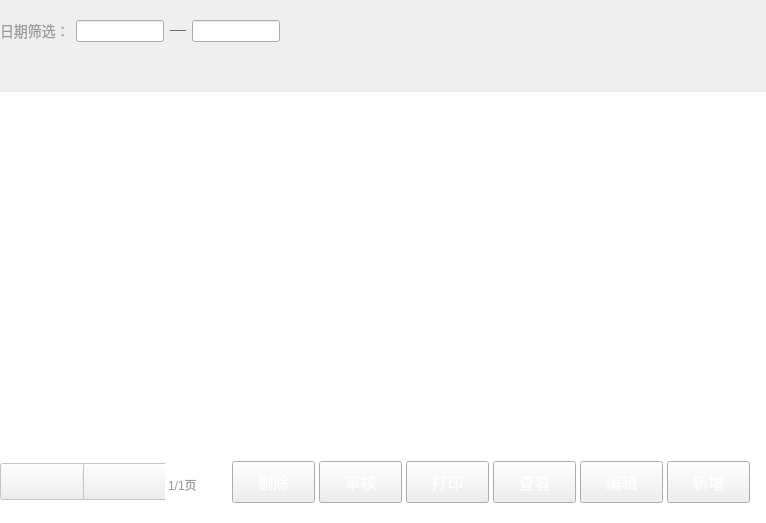
<?xml version="1.0" encoding="UTF-8"?>
<ui version="4.0">
 <class>ReportLossWidget</class>
 <widget class="QWidget" name="ReportLossWidget">
  <property name="geometry">
   <rect>
    <x>0</x>
    <y>0</y>
    <width>766</width>
    <height>523</height>
   </rect>
  </property>
  <property name="sizeIncrement">
   <size>
    <width>76</width>
    <height>52</height>
   </size>
  </property>
  <property name="baseSize">
   <size>
    <width>766</width>
    <height>523</height>
   </size>
  </property>
  <property name="windowTitle">
   <string>Form</string>
  </property>
  <layout class="QVBoxLayout" name="verticalLayout">
   <property name="spacing">
    <number>0</number>
   </property>
   <property name="leftMargin">
    <number>0</number>
   </property>
   <property name="topMargin">
    <number>0</number>
   </property>
   <property name="rightMargin">
    <number>0</number>
   </property>
   <property name="bottomMargin">
    <number>0</number>
   </property>
   <item>
    <widget class="QWidget" name="topWidget" native="true">
     <property name="minimumSize">
      <size>
       <width>0</width>
       <height>62</height>
      </size>
     </property>
     <property name="maximumSize">
      <size>
       <width>16777215</width>
       <height>62</height>
      </size>
     </property>
     <property name="sizeIncrement">
      <size>
       <width>76</width>
       <height>6</height>
      </size>
     </property>
     <property name="baseSize">
      <size>
       <width>766</width>
       <height>62</height>
      </size>
     </property>
     <layout class="QHBoxLayout" name="horizontalLayout">
      <property name="spacing">
       <number>0</number>
      </property>
      <property name="leftMargin">
       <number>0</number>
      </property>
      <property name="topMargin">
       <number>0</number>
      </property>
      <property name="rightMargin">
       <number>0</number>
      </property>
      <property name="bottomMargin">
       <number>0</number>
      </property>
      <item>
       <widget class="QWidget" name="widget" native="true">
        <property name="minimumSize">
         <size>
          <width>280</width>
          <height>0</height>
         </size>
        </property>
        <property name="maximumSize">
         <size>
          <width>280</width>
          <height>16777215</height>
         </size>
        </property>
        <property name="styleSheet">
         <string notr="true"/>
        </property>
        <layout class="QHBoxLayout" name="horizontalLayout_2">
         <property name="spacing">
          <number>6</number>
         </property>
         <property name="leftMargin">
          <number>0</number>
         </property>
         <property name="topMargin">
          <number>0</number>
         </property>
         <property name="rightMargin">
          <number>0</number>
         </property>
         <property name="bottomMargin">
          <number>0</number>
         </property>
         <item>
          <widget class="QLabel" name="label">
           <property name="styleSheet">
            <string notr="true">font-size:14px;
color:#999999;</string>
           </property>
           <property name="text">
            <string>日期筛选：</string>
           </property>
          </widget>
         </item>
         <item>
          <widget class="QLineEdit" name="startDateEdit">
           <property name="styleSheet">
            <string notr="true">font-size:12px;
color:#999999;</string>
           </property>
           <property name="readOnly">
            <bool>true</bool>
           </property>
          </widget>
         </item>
         <item>
          <widget class="QWidget" name="widget_2" native="true">
           <property name="minimumSize">
            <size>
             <width>16</width>
             <height>1</height>
            </size>
           </property>
           <property name="maximumSize">
            <size>
             <width>16</width>
             <height>1</height>
            </size>
           </property>
           <property name="styleSheet">
            <string notr="true">border: 1px solid #6c6c6c;</string>
           </property>
          </widget>
         </item>
         <item>
          <widget class="QLineEdit" name="endDateEdit">
           <property name="styleSheet">
            <string notr="true">font-size:12px;
color:#999999;</string>
           </property>
           <property name="readOnly">
            <bool>true</bool>
           </property>
          </widget>
         </item>
        </layout>
       </widget>
      </item>
      <item>
       <spacer name="horizontalSpacer">
        <property name="orientation">
         <enum>Qt::Horizontal</enum>
        </property>
        <property name="sizeHint" stdset="0">
         <size>
          <width>215</width>
          <height>20</height>
         </size>
        </property>
       </spacer>
      </item>
      <item>
       <widget class="SearchEdit" name="searchWidget" native="true">
        <property name="minimumSize">
         <size>
          <width>262</width>
          <height>32</height>
         </size>
        </property>
        <property name="maximumSize">
         <size>
          <width>262</width>
          <height>32</height>
         </size>
        </property>
       </widget>
      </item>
     </layout>
    </widget>
   </item>
   <item>
    <widget class="QWidget" name="mainWidget" native="true">
     <layout class="QVBoxLayout" name="verticalLayout_2">
      <property name="spacing">
       <number>0</number>
      </property>
      <property name="leftMargin">
       <number>0</number>
      </property>
      <property name="topMargin">
       <number>0</number>
      </property>
      <property name="rightMargin">
       <number>0</number>
      </property>
      <property name="bottomMargin">
       <number>0</number>
      </property>
      <item>
       <widget class="ReportLossTitleWidget" name="titleWidget" native="true">
        <property name="minimumSize">
         <size>
          <width>0</width>
          <height>30</height>
         </size>
        </property>
        <property name="maximumSize">
         <size>
          <width>16777215</width>
          <height>30</height>
         </size>
        </property>
       </widget>
      </item>
      <item>
       <widget class="ReportLossListView" name="listView">
        <property name="styleSheet">
         <string notr="true">QListView{
border:none;
}</string>
        </property>
       </widget>
      </item>
      <item>
       <widget class="QWidget" name="bottomWidget" native="true">
        <property name="minimumSize">
         <size>
          <width>0</width>
          <height>62</height>
         </size>
        </property>
        <property name="maximumSize">
         <size>
          <width>16777215</width>
          <height>62</height>
         </size>
        </property>
        <property name="styleSheet">
         <string notr="true">QWidget#bottomWidget{
        background-color:#ffffff;
}</string>
        </property>
        <layout class="QHBoxLayout" name="horizontalLayout_3">
         <property name="spacing">
          <number>16</number>
         </property>
         <property name="leftMargin">
          <number>0</number>
         </property>
         <property name="topMargin">
          <number>0</number>
         </property>
         <property name="rightMargin">
          <number>16</number>
         </property>
         <property name="bottomMargin">
          <number>20</number>
         </property>
         <item>
          <widget class="QWidget" name="leftWidget" native="true">
           <property name="minimumSize">
            <size>
             <width>200</width>
             <height>0</height>
            </size>
           </property>
           <property name="maximumSize">
            <size>
             <width>200</width>
             <height>16777215</height>
            </size>
           </property>
           <layout class="QHBoxLayout" name="horizontalLayout_4">
            <property name="spacing">
             <number>0</number>
            </property>
            <property name="leftMargin">
             <number>0</number>
            </property>
            <property name="topMargin">
             <number>0</number>
            </property>
            <property name="rightMargin">
             <number>0</number>
            </property>
            <property name="bottomMargin">
             <number>0</number>
            </property>
            <item>
             <spacer name="horizontalSpacer_2">
              <property name="orientation">
               <enum>Qt::Horizontal</enum>
              </property>
              <property name="sizeHint" stdset="0">
               <size>
                <width>40</width>
                <height>20</height>
               </size>
              </property>
             </spacer>
            </item>
            <item>
             <widget class="QWidget" name="widget_5" native="true">
              <layout class="QHBoxLayout" name="horizontalLayout_5">
               <property name="spacing">
                <number>0</number>
               </property>
               <property name="leftMargin">
                <number>0</number>
               </property>
               <property name="topMargin">
                <number>0</number>
               </property>
               <property name="rightMargin">
                <number>0</number>
               </property>
               <property name="bottomMargin">
                <number>0</number>
               </property>
               <item>
                <widget class="QPushButton" name="lastPageButton">
                 <property name="enabled">
                  <bool>false</bool>
                 </property>
                 <property name="minimumSize">
                  <size>
                   <width>87</width>
                   <height>37</height>
                  </size>
                 </property>
                 <property name="maximumSize">
                  <size>
                   <width>87</width>
                   <height>37</height>
                  </size>
                 </property>
                 <property name="styleSheet">
                  <string notr="true">QPushButton
{
        border-image: url(:/saleImage/btn-up-nomal.png);
}

QPushButton:pressed
{
        border-image: url(:/saleImage/btn-up-pess.png);
}

QPushButton:disabled
{
border-image: url(:/saleImage/btn-up-disable.png);
}</string>
                 </property>
                 <property name="text">
                  <string/>
                 </property>
                </widget>
               </item>
               <item>
                <widget class="QWidget" name="widget_6" native="true">
                 <property name="minimumSize">
                  <size>
                   <width>1</width>
                   <height>18</height>
                  </size>
                 </property>
                 <property name="maximumSize">
                  <size>
                   <width>1</width>
                   <height>18</height>
                  </size>
                 </property>
                 <property name="styleSheet">
                  <string notr="true">border: 1px solid #ededed;</string>
                 </property>
                </widget>
               </item>
               <item>
                <widget class="QPushButton" name="nextPageButton">
                 <property name="enabled">
                  <bool>false</bool>
                 </property>
                 <property name="minimumSize">
                  <size>
                   <width>87</width>
                   <height>37</height>
                  </size>
                 </property>
                 <property name="maximumSize">
                  <size>
                   <width>87</width>
                   <height>37</height>
                  </size>
                 </property>
                 <property name="styleSheet">
                  <string notr="true">QPushButton{
        border-image: url(:/saleImage/btn-down-nomal.png);
}

QPushButton:pressed{
        border-image: url(:/saleImage/btn-down-pess.png);
}

QPushButton:disabled{
        border-image: url(:/saleImage/btn-down-disabled.png);
}</string>
                 </property>
                 <property name="text">
                  <string/>
                 </property>
                </widget>
               </item>
              </layout>
             </widget>
            </item>
            <item>
             <spacer name="horizontalSpacer_3">
              <property name="orientation">
               <enum>Qt::Horizontal</enum>
              </property>
              <property name="sizeHint" stdset="0">
               <size>
                <width>40</width>
                <height>20</height>
               </size>
              </property>
             </spacer>
            </item>
            <item>
             <widget class="QLabel" name="pageLabel">
              <property name="styleSheet">
               <string notr="true">font-size:12px;
color:#999999;
font-family:&quot;微软雅黑&quot;;
padding-top:6px;</string>
              </property>
              <property name="text">
               <string>1/1页</string>
              </property>
             </widget>
            </item>
           </layout>
          </widget>
         </item>
         <item>
          <spacer name="horizontalSpacer_4">
           <property name="orientation">
            <enum>Qt::Horizontal</enum>
           </property>
           <property name="sizeHint" stdset="0">
            <size>
             <width>40</width>
             <height>20</height>
            </size>
           </property>
          </spacer>
         </item>
         <item>
          <widget class="QWidget" name="widget_3" native="true">
           <property name="sizePolicy">
            <sizepolicy hsizetype="Preferred" vsizetype="Preferred">
             <horstretch>0</horstretch>
             <verstretch>0</verstretch>
            </sizepolicy>
           </property>
           <property name="minimumSize">
            <size>
             <width>518</width>
             <height>0</height>
            </size>
           </property>
           <property name="maximumSize">
            <size>
             <width>518</width>
             <height>16777215</height>
            </size>
           </property>
           <layout class="QHBoxLayout" name="horizontalLayout_6">
            <property name="spacing">
             <number>4</number>
            </property>
            <property name="leftMargin">
             <number>0</number>
            </property>
            <property name="topMargin">
             <number>0</number>
            </property>
            <property name="rightMargin">
             <number>0</number>
            </property>
            <property name="bottomMargin">
             <number>0</number>
            </property>
            <item>
             <widget class="QPushButton" name="deleteButton">
              <property name="sizePolicy">
               <sizepolicy hsizetype="Minimum" vsizetype="Minimum">
                <horstretch>0</horstretch>
                <verstretch>0</verstretch>
               </sizepolicy>
              </property>
              <property name="minimumSize">
               <size>
                <width>0</width>
                <height>0</height>
               </size>
              </property>
              <property name="maximumSize">
               <size>
                <width>16777215</width>
                <height>16777215</height>
               </size>
              </property>
              <property name="styleSheet">
               <string notr="true">QPushButton{
        font-size:16px;
        color:#ffffff;
        border-image: url(:/adjustPrice/blueButton.png);
}

QPushButton:pressed{
        border-image: url(:/adjustPrice/blueButtonPress.png);
}

QPushButton:disabled{
        border-image: url(:/adjustPrice/buttonDisable.png);
}</string>
              </property>
              <property name="text">
               <string>删除</string>
              </property>
             </widget>
            </item>
            <item>
             <widget class="QPushButton" name="reviewButton">
              <property name="sizePolicy">
               <sizepolicy hsizetype="Minimum" vsizetype="Minimum">
                <horstretch>0</horstretch>
                <verstretch>0</verstretch>
               </sizepolicy>
              </property>
              <property name="styleSheet">
               <string notr="true">QPushButton{
        font-size:16px;
        color:#ffffff;
        border-image: url(:/adjustPrice/blueButton.png);
}

QPushButton:pressed{
        border-image: url(:/adjustPrice/blueButtonPress.png);
}

QPushButton:disabled{
        border-image: url(:/adjustPrice/buttonDisable.png);
}</string>
              </property>
              <property name="text">
               <string>审核</string>
              </property>
             </widget>
            </item>
            <item>
             <widget class="QPushButton" name="printButton">
              <property name="sizePolicy">
               <sizepolicy hsizetype="Minimum" vsizetype="Minimum">
                <horstretch>0</horstretch>
                <verstretch>0</verstretch>
               </sizepolicy>
              </property>
              <property name="styleSheet">
               <string notr="true">QPushButton{
        font-size:16px;
        color:#ffffff;
        border-image: url(:/adjustPrice/blueButton.png);
}

QPushButton:pressed{
        border-image: url(:/adjustPrice/blueButtonPress.png);
}

QPushButton:disabled{
        border-image: url(:/adjustPrice/buttonDisable.png);
}</string>
              </property>
              <property name="text">
               <string>打印</string>
              </property>
             </widget>
            </item>
            <item>
             <widget class="QPushButton" name="checkButton">
              <property name="sizePolicy">
               <sizepolicy hsizetype="Minimum" vsizetype="Minimum">
                <horstretch>0</horstretch>
                <verstretch>0</verstretch>
               </sizepolicy>
              </property>
              <property name="styleSheet">
               <string notr="true">QPushButton{
        font-size:16px;
        color:#ffffff;
        border-image: url(:/adjustPrice/blueButton.png);
}

QPushButton:pressed{
        border-image: url(:/adjustPrice/blueButtonPress.png);
}

QPushButton:disabled{
        border-image: url(:/adjustPrice/buttonDisable.png);
}</string>
              </property>
              <property name="text">
               <string>查看</string>
              </property>
             </widget>
            </item>
            <item>
             <widget class="QPushButton" name="editButton">
              <property name="sizePolicy">
               <sizepolicy hsizetype="Minimum" vsizetype="Minimum">
                <horstretch>0</horstretch>
                <verstretch>0</verstretch>
               </sizepolicy>
              </property>
              <property name="styleSheet">
               <string notr="true">QPushButton{
        font-size:16px;
        color:#ffffff;
        border-image: url(:/adjustPrice/blueButton.png);
}

QPushButton:pressed{
        border-image: url(:/adjustPrice/blueButtonPress.png);
}

QPushButton:disabled{
        border-image: url(:/adjustPrice/buttonDisable.png);
}</string>
              </property>
              <property name="text">
               <string>编辑</string>
              </property>
             </widget>
            </item>
            <item>
             <widget class="QPushButton" name="addButton">
              <property name="sizePolicy">
               <sizepolicy hsizetype="Minimum" vsizetype="Minimum">
                <horstretch>0</horstretch>
                <verstretch>0</verstretch>
               </sizepolicy>
              </property>
              <property name="minimumSize">
               <size>
                <width>0</width>
                <height>0</height>
               </size>
              </property>
              <property name="maximumSize">
               <size>
                <width>16777215</width>
                <height>16777215</height>
               </size>
              </property>
              <property name="styleSheet">
               <string notr="true">QPushButton{
        font-size:16px;
        color:#ffffff;
        border-image: url(:/adjustPrice/orangeButton.png);
}

QPushButton:pressed{
        border-image: url(:/adjustPrice/OrangeButtonPress.png);
}

QPushButton:disabled{
        border-image: url(:/adjustPrice/buttonDisable.png);
}</string>
              </property>
              <property name="text">
               <string>新增</string>
              </property>
             </widget>
            </item>
           </layout>
          </widget>
         </item>
        </layout>
       </widget>
      </item>
     </layout>
    </widget>
   </item>
  </layout>
 </widget>
 <customwidgets>
  <customwidget>
   <class>SearchEdit</class>
   <extends>QWidget</extends>
   <header>SearchEdit.h</header>
   <container>1</container>
  </customwidget>
  <customwidget>
   <class>ReportLossTitleWidget</class>
   <extends>QWidget</extends>
   <header>reportlosstitlewidget.h</header>
   <container>1</container>
  </customwidget>
  <customwidget>
   <class>ReportLossListView</class>
   <extends>QListView</extends>
   <header>reportlosslistview.h</header>
  </customwidget>
 </customwidgets>
 <resources/>
 <connections/>
</ui>
